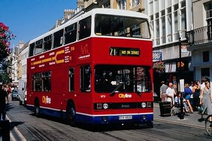
#> input picture diphw4/img/02.png, 212 x 141 px, shrunk from 384 x 256 before the run, given in place of task_1.png, which was not available
$ python main.py   (Python 2 division)
#> lines starting #> are read from the running program, lines starting #| are printed output that depends on the picture; pictures that were not available may be replaced by others from this repository, and a replacement may not be noted
### diphw4/src/filter.py
import numpy as np
from PIL import Image
from math import floor, ceil

def filter2d(input_img, filter, size = 3):
    imgheight, imgwidth = input_img.shape
    n, m = size, size
    a, b = m / 2, n / 2
    def juanji(x, y):
        z = np.full(n * m, input_img[x, y])
        for i in range(x - a, x + a + 1):
            for j in range(y - b, y + b + 1):
                if i >= 0 and i < imgheight and j >= 0 and j < imgwidth:
                    z[(i - x + a) * n + j - y + b] = input_img[i, j]
        return np.dot(filter.ravel(), z)
    w, h = np.meshgrid(range(imgheight), range(imgwidth), indexing='ij')
    func = np.vectorize(juanji)
    return func(w, h)

def arithmetic_mean(input_img, size):
    filter = np.full((size, size), float(1) / (size * size))
    imgdata = np.asarray(input_img)
    #imgdata = np.array(input_img.getdata(), dtype=np.float64).reshape(input_img.size[::-1])
    arr = filter2d(imgdata, filter, size)
    return arr


def harmonic_mean(img, size):
    imgdata = np.array(img.getdata(), dtype=np.float64).reshape(img.size[::-1])
    #imgdata = np.asarray(img)
    reciprocal = np.reciprocal(imgdata)
    arr = np.reciprocal(arithmetic_mean(reciprocal, size))
    return arr


def contraharmonic_mean(img, size, Q):
    imgdata = np.array(img.getdata(), dtype=np.float64).reshape(img.size[::-1])
    molecular = np.power(imgdata, Q+1)
    denominator = np.power(imgdata, Q)
    arr = arithmetic_mean(molecular, size) / arithmetic_mean(denominator, size)
    return arr
    Image.fromarray(arr).convert("L").save("../result/task_1/contraharmonic_mean" + str(size) + '_' + str(size) + ".png")


# [21 lines left out: function static_filter, not called in this run]

### diphw4/src/noise_generator.py
import numpy as np

from PIL import Image
from random import random
from math import sin, cos, log, sqrt, pi

def addGaussNoise(imgdata):
    img = Image.open("../img/task_2.png").convert("L")
    noise = np.random.normal(0, 40, 464*448).reshape(img.size[::-1])
    return imgdata + noise
    arr = imgdata + noise
    Image.fromarray(arr).convert("L").save("../result/task_2/gauss/gauss-0-40.png")


# [24 lines left out: functions addSaltNoise, addsapNoise, not called in this run]


### diphw4/src/main.py
import numpy as np
from PIL import Image
from noise_generator import *
from filter import *
from he import *

def test_average():
    img = Image.open("../img/task_1.png").convert("L")
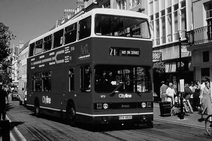
#> img: PIL image 212x141 L; min 0, max 254, mean 79
    arr = arithmetic_mean(img, 3)
    Image.fromarray(arr).convert("L").save("../result/task_1/arithmetic_mean3_3.png")
    arr = arithmetic_mean(img, 9)
    Image.fromarray(arr).convert("L").save("../result/task_1/arithmetic_mean9_9.png")
    Image.fromarray(harmonic_mean(img, 3)).convert("L").save("../result/task_1/harmonic_mean3_3.png")
    Image.fromarray(harmonic_mean(img, 9)).convert("L").save("../result/task_1/harmonic_mean9_9.png")
    Image.fromarray(contraharmonic_mean(img, 3, -1.5)).convert("L").save("../result/task_1/contraharnic_mean3_3.png")
#> in contraharmonic_mean, `molecular = np.power(imgdata, Q+1)`:
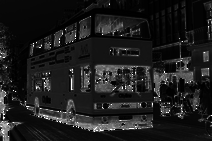
#> molecular: shape (141, 212) float64; 0.57% of the values are NaN or infinite; the others: min 0.0627, max 1, mean 0.172; drawn with min black, max white, NaN and infinite black
#> in contraharmonic_mean, `denominator = np.power(imgdata, Q)`:
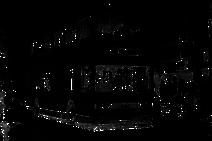
#> denominator: shape (141, 212) float64; 0.57% of the values are NaN or infinite; the others: min 0.000247, max 1, mean 0.021; drawn with min black, max white, NaN and infinite black
#> in arithmetic_mean (call 5), `arr = filter2d(imgdata, filter, size)`:
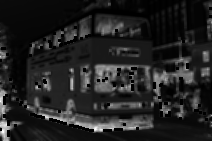
#> arr: shape (141, 212) float64; 3.76% of the values are NaN or infinite; the others: min 0.0657, max 0.782, mean 0.167; drawn with min black, max white, NaN and infinite black
    Image.fromarray(contraharmonic_mean(img, 9, -1.5)).convert("L").save("../result/task_1/contraharnic_mean9_9.png")
#> call 2 of contraharmonic_mean, with size = 9, Q = -1.5
#> in contraharmonic_mean (call 2), `arr = arithmetic_mean(molecular, size) / arithmetic_mean(denominator, ..`:
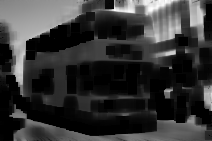
#> arr: shape (141, 212) float64; 20.85% of the values are NaN or infinite; the others: min 1.15, max 204.9, mean 54.82; drawn with min black, max white, NaN and infinite black
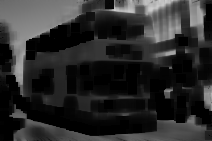
#> saved as contraharnic_mean9_9.png: PIL image 212x141 L; min 0, max 204, mean 43


def test_gauss():
    img = Image.open("../img/task_2.png").convert("L")
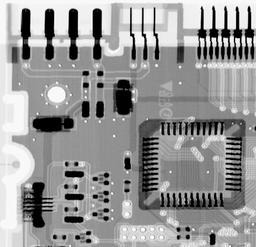
#> input picture diphw4/img/task_2.png, 256 x 247 px, shrunk from 464 x 448 before the run
#> img: PIL image 256x247 L
    imgdata = np.array(img.getdata(), dtype=np.float64).reshape(img.size[::-1])
#> imgdata: shape (247, 256) float64
    arr = addGaussNoise(imgdata)
    Image.fromarray(arr).convert("L").save("../result/task_2/gauss/gaussnoise.png")
    noiseImg = Image.fromarray(arr).convert("L")
    Image.fromarray(arithmetic_mean(noiseImg, 3)).convert("L").save("../result/task_2/gauss/arithmetic_mean.png")
    Image.fromarray(harmonic_mean(noiseImg, 3)).convert("L").save("../result/task_2/gauss/harmonic_mean.png")
    Image.fromarray(contraharmonic_mean(noiseImg, 3, -1.5)).convert("L").save("../result/task_2/gauss/contraharnic_mean.png")
    Image.fromarray(static_filter(arr, 'meidan', 3)).convert("L").save("../result/task_2/gauss/median.png")
    Image.fromarray(static_filter(arr, 'geometric', 3)).convert("L").save("../result/task_2/gauss/geometric.png")

def test_salt():
    img = Image.open("../img/task_2.png").convert("L")
    imgdata = np.array(img.getdata(), dtype=np.float64).reshape(img.size[::-1])
    arr = addSaltNoise(imgdata)
    Image.fromarray(arr).convert("L").save("../result/task_2/salt/saltnoise.png")
    noiseImg = Image.fromarray(arr).convert("L")
    Image.fromarray(contraharmonic_mean(noiseImg, 3, 1.5)).convert("L").save("../result/task_2/salt/contraharnic_mean_pos.png")
    Image.fromarray(contraharmonic_mean(noiseImg, 3, -1.5)).convert("L").save("../result/task_2/salt/contraharnic_mean_neg.png")


def test_sap():
    img = Image.open("../img/task_2.png").convert("L")
    imgdata = np.array(img.getdata(), dtype=np.float64).reshape(img.size[::-1])
    arr = addsapNoise(imgdata)
    Image.fromarray(arr).convert("L").save("../result/task_2/sap/sapnoise.png")
    noiseImg = Image.fromarray(arr).convert("L")
    Image.fromarray(arithmetic_mean(noiseImg, 3)).convert("L").save("../result/task_2/sap/arithmetic_mean.png")
    Image.fromarray(harmonic_mean(noiseImg, 3)).convert("L").save("../result/task_2/sap/harmonic_mean.png")
    Image.fromarray(contraharmonic_mean(noiseImg, 3, 1.5)).convert("L").save("../result/task_2/sap/contraharnic_mean.png")
    Image.fromarray(static_filter(arr, 'min', 3)).convert("L").save("../result/task_2/sap/min.png")
    Image.fromarray(static_filter(arr, 'max', 3)).convert("L").save("../result/task_2/sap/max.png")
    Image.fromarray(static_filter(arr, 'meidan', 3)).convert("L").save("../result/task_2/sap/median.png")

def test_he():
    img = Image.open("../img/91.png")
    #equalize_rgb_seperate(img).save("../result/he/he_seperate.png")
    #equalize_rgb_together(img).save("../result/he/he_together.png")
    hist(img)

if __name__ == "__main__":
    test_average()
#> (the run stopped early here; a loop or call above may not have finished)
